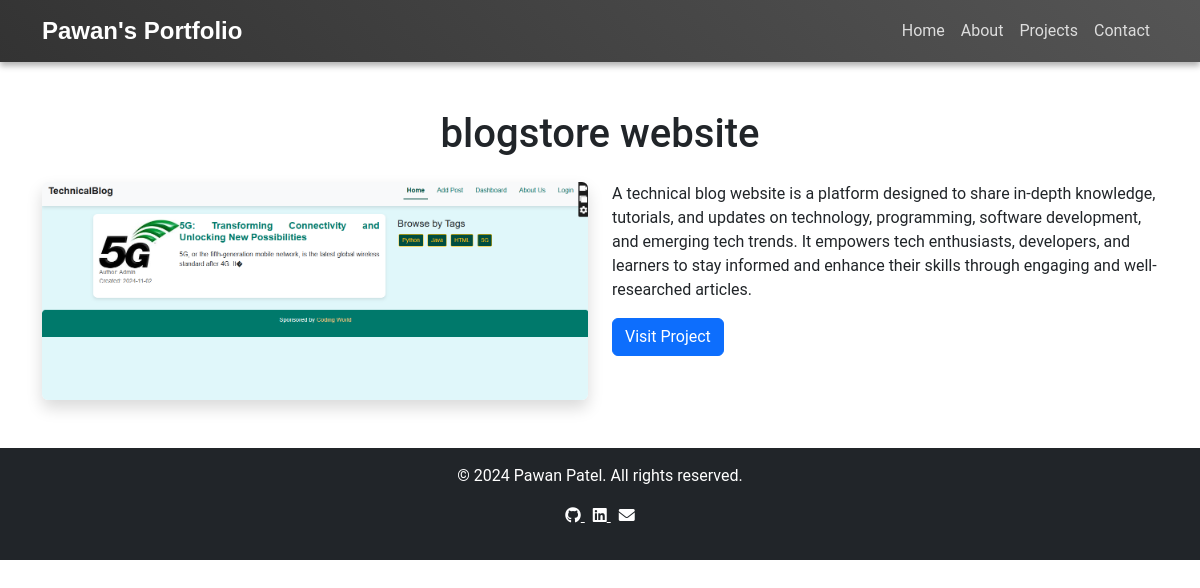
Screenshot of /project_details.php?id=7 with the database file from the repository.
### tables this page shows
CREATE TABLE `projects` (
  `id` int(11) NOT NULL,
  `title` varchar(100) DEFAULT NULL,
  `description` text DEFAULT NULL,
  `image` varchar(255) DEFAULT NULL,
  `link` varchar(255) DEFAULT NULL
);

### project_details.php (the view)
<?php
include 'includes/header.php';
include 'db_config.php';
if (isset($_GET['id'])) {
    $project_id = $_GET['id'];
    $sql = "SELECT * FROM projects WHERE id = ?";
    $stmt = $conn->prepare($sql);
    $stmt->bind_param("i", $project_id);
    $stmt->execute();
    $result = $stmt->get_result();
    $project = $result->fetch_assoc();
    if ($project) {
        echo "
        <div class='project-details-section py-5'>
            <div class='container'>
                <h1 class='text-center'>{$project['title']}</h1>
                <div class='row mt-4'>
                    <div class='col-md-6'>
                        <img src='assets/images/{$project['image']}' alt='{$project['title']}' class='img-fluid rounded shadow'>
                    </div>
                    <div class='col-md-6'>
                        <p>{$project['description']}</p>
                        <a href='{$project['link']}' class='btn btn-primary' target='_blank'>Visit Project</a>
                    </div>
                </div>
            </div>
        </div>";
    } else {
        echo "<p class='text-center'>Project not found.</p>";
    }
} else {
    echo "<p class='text-center'>Invalid project ID.</p>";
}
include 'includes/footer.php';
?>

### assets/css/styles.css (style rules this page uses)
body { font-family: 'Roboto', sans-serif; margin: 0; padding: 0; }

### rows the page displays
projects: title "blogstore website", image (picture), description "A technical blog website is a platform designed to share in-depth knowledge, tutorials, and updates on technology, programming, software development, and emerging tech trends. It empowers tech enthusiasts, developers, and learners to stay informed and enhance their skills through engaging and well-researched articles."
